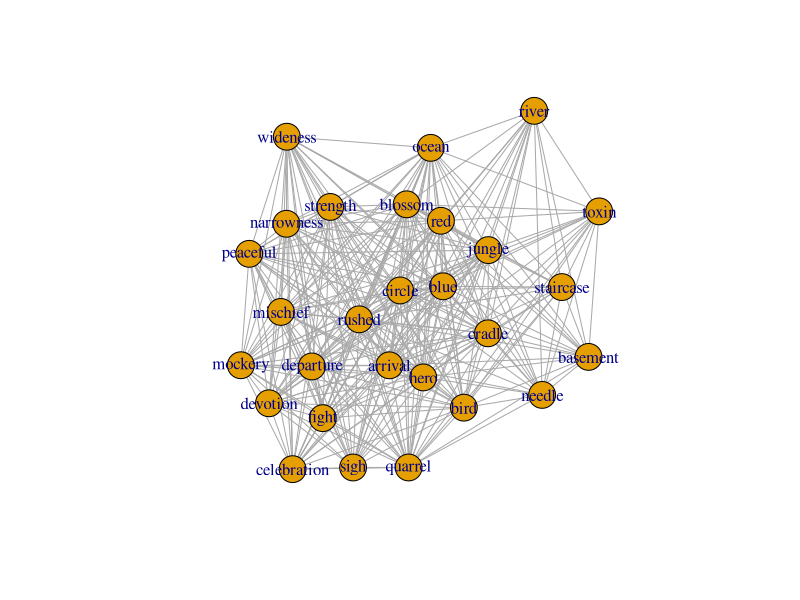
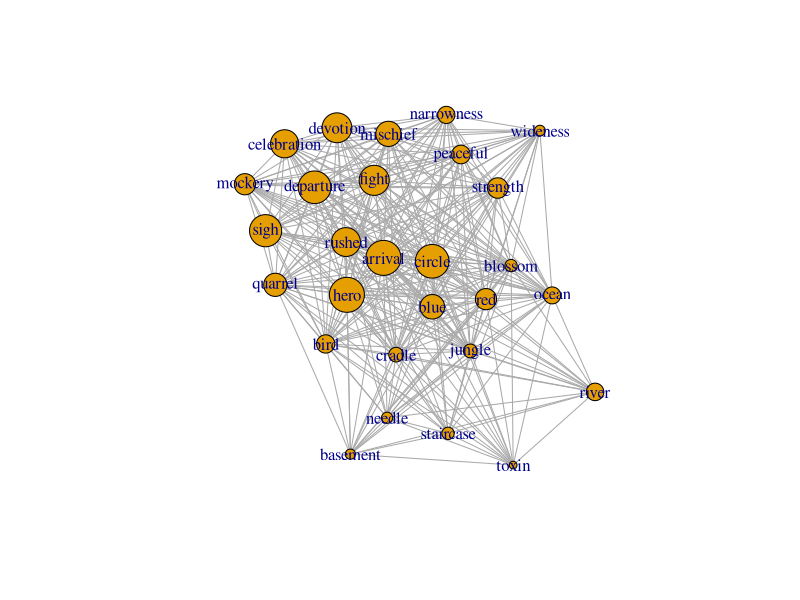
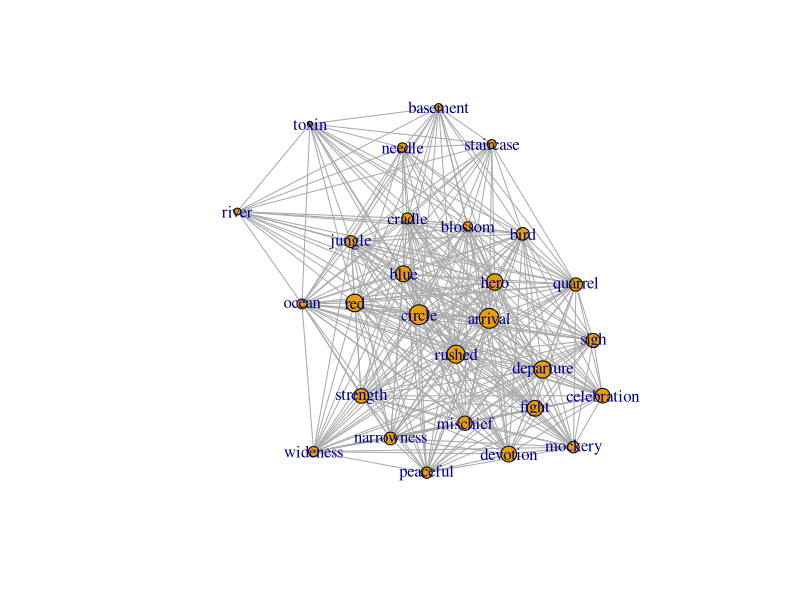

Recreate these plots in R, in order. (Note: this script raises an error after producing the figures.)
## ---- chunk 1
library(igraph)
library(tidyverse)

## ---- chunk 2
#weights<-read.csv('df_li.csv')
weights <- read.csv('df_li_no_self_connections.csv')
weights<- weights %>% remove_rownames %>% column_to_rownames(var="X")
weights_matrix <- data.matrix(weights)
## ---- chunk 3
g2 <- graph_from_adjacency_matrix(mode="undirected", weights_matrix, weighted=TRUE)
plot(g2)
## ---- chunk 4
PROP_STEPS = 2;
threshold = .2;

base_list = c('basement', 'wideness', 'blue', 'sigh', 'peaceful', 'cradle', 'staircase', 'blossom', 'jungle', 'river', 'ocean', 'bird', 'arrival', 'celebration', 'devotion', 'circle', 'departure', 'fight', 'quarrel', 'toxin', 'mischief', 'mockery', 'red', 'rushed', 'hero','strength', 'narrowness', 'needle')

terms = data_frame(red=0, blue=0, devotion=0, arrival=0, departure=0, bird=0, quarrel=0, strength=0, ocean=0, needle=0, mischief=0, mockery=0, blossom=0, basement=0, narrowness=0, wideness=0, peaceful=0, staircase=0, fight=0, jungle=0, river=0, toxin=0, rushed=0, celebration=0, circle=0, cradle=0, hero=0, sigh=0)
terms_matrix <- data.matrix(terms)

## ---- chunk 5
music_feature_codes = read.csv('df_music.csv')
music_feature_codes_fix <- music_feature_codes[,-1]
rownames(music_feature_codes_fix) <- music_feature_codes[,1]
music_feature_codes_fix <- data.matrix(music_feature_codes_fix)

music_values = data_frame(dissonant=0, consonant=0, fast=1, slow=0, low=0, high=0)
music_matrix <- data.matrix(music_values)

music_survey = read.csv('musicsurvey_copy.csv')
## ---- chunk 6
activation_function = function(x) {
  if (x < threshold) {
    return(0);
  }
  else {
    return(x)
  }
}

activation_function_music = function(x, summ){
    #print(paste("Current act", toString(x)))
    #print(as.numeric(x/summ))
    return((x/summ)*10);
}


## ---- chunk 7
start_simple_model = function(start) {
  new_activations = replicate(1, terms_matrix)
  
  index = which(colnames(terms_matrix) == start)
  
  new_activations[index] = 1;
  
  return(new_activations)
}

## ---- chunk 8

divide_activation_music_features = function(word) {
  mus = subset(music_survey, Clip.name==word)
  mus = mus[2:7]
  
  return(mus)
  
}

divide_activation = function(word) {
  music_features_terms = divide_activation_music_features(word)
  
  start_matrix = data.frame(propagate_music_start(music_features_terms))
  
  return(start_matrix)
  
}

calculate_prop_word_music = function(word, music) {
  total = 0;
  for (j in 1:ncol(music)) {
    weight = music_feature_codes_fix[j, word];
    v = music[j]
    total = total + v*weight;
  }
  
  if (total > 1) {
    total = 1
  }
  return(total);
}

propagate_music_start = function(music) {
  new_activations = replicate(1, terms_matrix)
  
  for (i in 1:ncol(terms)) {
    value = calculate_prop_word_music(colnames(terms)[i], music)
    value = activation_function(value)
    terms[i] = value;
  }
  return(terms)
}


start_music_model = function(word) {
  starting_values = divide_activation(word)
  return(starting_values)
}


## ---- chunk 9

apply_criteria_simple = function(value) {
  if (value > .5) {
    return(TRUE)
  }
  else {
    return(FALSE)
  }
}

check_primes_simple = function(terms, list) {
  answer = c();
  word_count = 0;
  
  ordered = order(terms, na.last=TRUE, decreasing=TRUE)
  
  for (j in 1:length(ordered)) {
    i = ordered[j]
    value = terms[i]
    if (apply_criteria_simple(value) && word_count < 3) {
      term = colnames(terms)[i]
      if (term %in% list) {
        answer = c(answer, term)
        word_count = word_count + 1;
      }
    }
  }
  
  return(answer);
}

apply_criteria_music = function(value) {
  #replace later with better criteria
  if (value > .4) {
    return(TRUE)
  }
  else {
    return(FALSE)
  }
}

check_primes_music = function(terms, list) {
  answer = c();
  word_count = 0;
  
  ordered = order(terms, na.last=TRUE, decreasing=TRUE)
  
  for (j in 1:length(ordered)) {
    i = ordered[j]
    value = terms[i]
    if (apply_criteria_music(value) && word_count < 3) {
      term = colnames(terms)[i]
      if (term %in% list) {
        answer = c(answer, term)
        word_count = word_count + 1;
      }
    }
  }
  
  return(answer);
}
## ---- chunk 10
calculate_prop = function(name, terms) {
  total = 0;
  for (j in 1:ncol(terms)) {
    weight = weights_matrix[name, j];
    v = terms[j]
    total = total + v*weight;
  }
  
  if (total > 1) {
    total = 1
  }
  
  return(total);
}


propagate = function(terms) {
  next_set = terms
  
  for (i in 1:ncol(terms)) {
    value = calculate_prop(colnames(terms)[i], terms)
    value = activation_function(value)
    next_set[i] = value;
  }
  
  return(next_set)
}

calculate_prop_music = function(name, terms) {
  total = 0;
  for (j in 1:ncol(terms)) {
    weight = weights_matrix[name, j];
    v = terms[j]
    #print(paste(toString(weight), "*", toString(v), "=", toString((weight*v))))
    total = total + v*weight;
  }
  #print(paste("total:", toString(total)))
  
  return(total);
}

propagate_music = function(terms) {
  next_set = terms
  normalize_sum = 0;
  
  for (i in 1:ncol(terms)) {
    value = calculate_prop_music(colnames(terms)[i], terms)
    #print(as.numeric(value))
    next_set[i] = value;
    n = as.numeric(value)
    normalize_sum = normalize_sum + n;
  }


  
  for (i in 1:ncol(terms)) {
    value = next_set[i]
    act_value = activation_function_music(value, normalize_sum)
    next_set[i] = act_value;
  }

  
  return(next_set)
}

## ---- chunk 11
generate_list = function() {
  return(sample(base_list, 15))
}

## ---- chunk 12
generate_graph = function(terms) {
  V(g2)$size <- as.numeric(terms*20)
  plot(g2)
}
## ---- chunk 13

run = function(word, choices) {
  activation_vector = start_simple_model(word);
  
  for (i in 1:PROP_STEPS) {
    activation_vector = propagate(activation_vector)
    #print(paste("Step ", toString(i)))
    #print(activation_vector)
  }
  
  generate_graph(activation_vector)
  #print(activation_vector)
  
  final_choices = check_primes_simple(activation_vector, choices)
  return(final_choices)
}

## ---- chunk 14
choices = generate_list()
print(choices)
run("hero", choices)

## ---- chunk 15
run2 = function(word, choices) {
  activation_vector = start_music_model(word);
  for (i in 1:PROP_STEPS) {
    activation_vector = propagate_music(activation_vector)
  }
  generate_graph(activation_vector)
  print(activation_vector)
  
  final_choices = check_primes_music(activation_vector, choices)
  return(final_choices)
}
## ---- chunk 16
choices = generate_list()
print(choices)
run2("red", choices)
